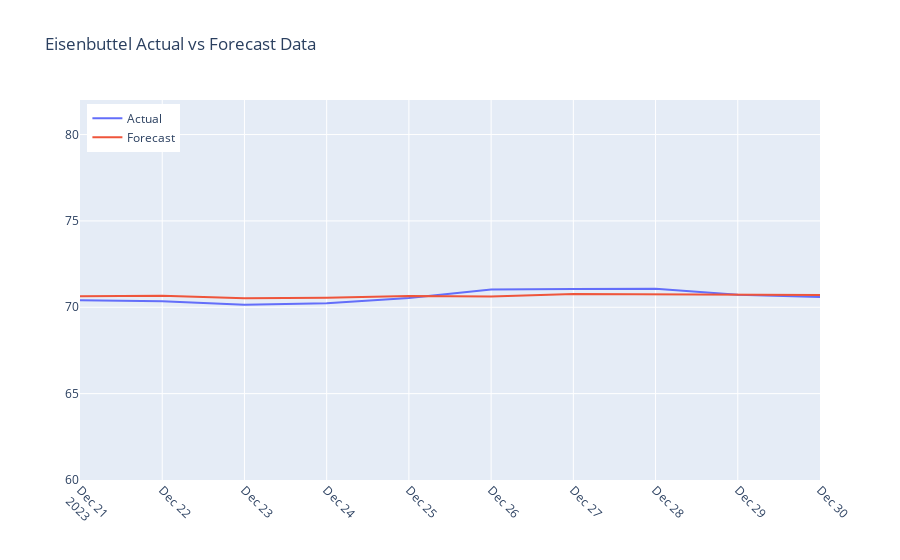

Notebook source saved alongside this figure:
### Code cell
import plotly.graph_objects as go
import numpy as np

fig = go.Figure()
fig.add_trace(go.Scatter(x=filtered_df["timestamp"], y=filtered_df["eisenbuetteler_wehr"], mode='lines', name='Actual'))
fig.add_trace(go.Scatter(x=filtered_df["timestamp"], y=eisenbuetteler_wehr, mode='lines', name='Forecast'))

y_min = np.floor(min(filtered_df["eisenbuetteler_wehr"].min(), schladen.min()))
y_max = np.ceil(max(filtered_df["eisenbuetteler_wehr"].max(), fill.max()))

fig.update_layout(
    title="Eisenbuttel Actual vs Forecast Data",
    xaxis=dict(
        tickangle=45
    ),
    yaxis=dict(
        range=[y_min - 10, y_max + 10],
        dtick=5
    ),
    legend=dict(
        yanchor="top",
        y=0.99,
        xanchor="left",
        x=0.01
    )
)

fig.show()

### Figure 1 — Plotly figure (JSON) as saved in the notebook; plotly's stock layout.template omitted (floating-point values rounded to 4 significant figures)
{"data": [{"mode": "lines", "name": "Actual", "type": "scatter", "x": ["2023-12-21T00:00:00", "2023-12-22T00:00:00", "2023-12-23T00:00:00", "2023-12-24T00:00:00", "2023-12-25T00:00:00", "2023-12-26T00:00:00", "2023-12-27T00:00:00", "2023-12-28T00:00:00", "2023-12-29T00:00:00", "2023-12-30T00:00:00"], "y": [70.4, 70.35, 70.15, 70.24, 70.54, 71.03, 71.06, 71.07, 70.72, 70.6]}, {"mode": "lines", "name": "Forecast", "type": "scatter", "x": ["2023-12-21T00:00:00", "2023-12-22T00:00:00", "2023-12-23T00:00:00", "2023-12-24T00:00:00", "2023-12-25T00:00:00", "2023-12-26T00:00:00", "2023-12-27T00:00:00", "2023-12-28T00:00:00", "2023-12-29T00:00:00", "2023-12-30T00:00:00"], "y": [70.64, 70.67, 70.52, 70.55, 70.65, 70.62, 70.77, 70.74, 70.76, 70.72]}], "layout": {"legend": {"x": 0.01, "xanchor": "left", "y": 0.99, "yanchor": "top"}, "title": {"text": "Eisenbuttel Actual vs Forecast Data"}, "xaxis": {"tickangle": 45}, "yaxis": {"dtick": 5, "range": [60, 82]}}}
